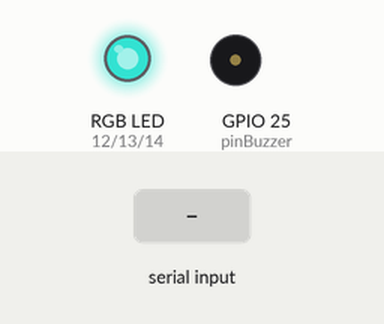
This sketch was run on a simulated ESP32. On the bench: an RGB LED mixed from three pins (HIGH = lit), buzzer (waves = sounding, pin HIGH). The test bench sets the inputs (shaded band). Dim RGB values are drawn brighter than linear; nothing arrives over Bluetooth unless stated.

Above: at 1.2 s.
1.3 s: "ON1" received over the second serial link
At 3.5 s:
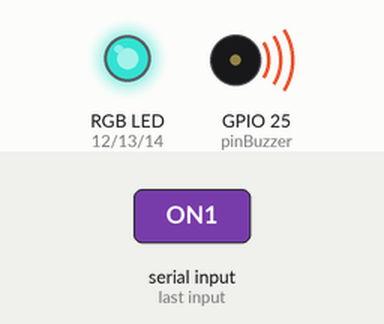
3.8 s: "90,45,200\n" received over the second serial link
At 5.5 s:
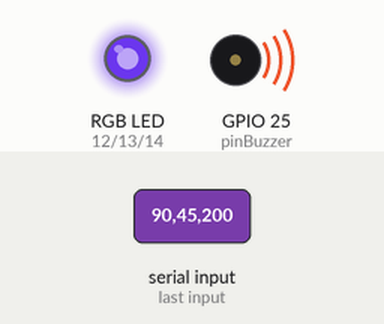
6.3 s: "OFF1" received over the second serial link
At 8.5 s:
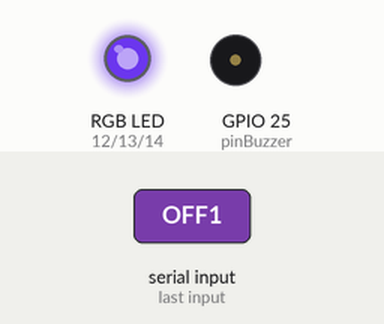
8.8 s: "30,150,10\n" received over the second serial link
At 10.5 s:
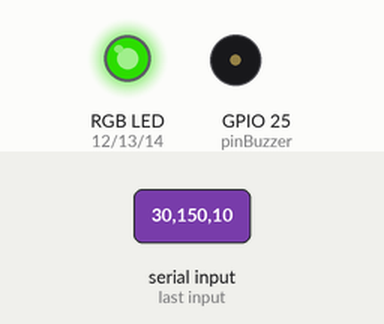
11.3 s: "ON2" received over the second serial link
At 13.5 s:
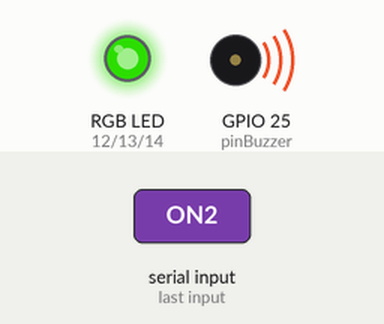
13.8 s: "OFF2" received over the second serial link
At 15.5 s:
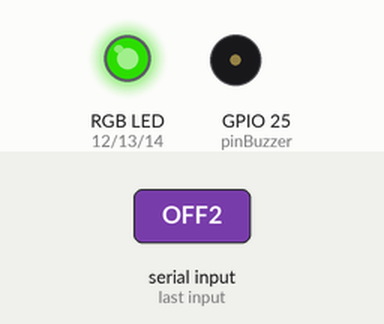
Timing chart, 0 to 17.0 s (numbered marks = the images above; inputs shaded):
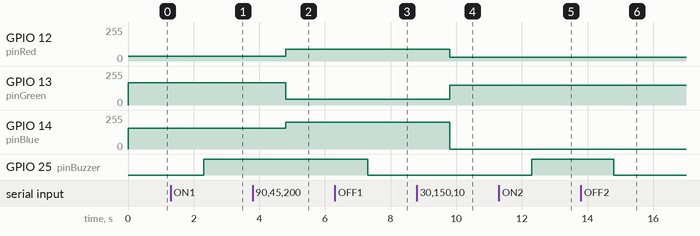

Measured:
- after the input at 1.3 s, GPIO 25 (pinBuzzer): LOW → HIGH after 1.0 s
- after the input at 3.8 s, GPIO 12 (pinRed): 37/255 → 90/255 after 1.0 s; GPIO 13 (pinGreen): 166/255 → 45/255 after 1.0 s; GPIO 14 (pinBlue): 154/255 → 200/255 after 1.0 s
- after the input at 6.3 s, GPIO 25 (pinBuzzer): HIGH → LOW after 1.0 s
- after the input at 8.8 s, GPIO 12 (pinRed): 90/255 → 30/255 after 1.0 s; GPIO 13 (pinGreen): 45/255 → 150/255 after 1.0 s; GPIO 14 (pinBlue): 200/255 → 0/255 after 1.0 s
- after the input at 11.3 s, GPIO 25 (pinBuzzer): LOW → HIGH after 1.0 s
- after the input at 13.8 s, GPIO 25 (pinBuzzer): HIGH → LOW after 1.0 s

The sketch:

S1_Code_class5_PT6-PT9.ino
```cpp
#include "BluetoothSerial.h"

BluetoothSerial SerialBT;

// PIN Komponen (Sesuai proyekmu)
const int pinRed = 12;
const int pinGreen = 13;
const int pinBlue = 14;
const int pinBuzzer = 25; // Mengontrol buzzer

void setup() {
  // Memulai Bluetooth dengan nama Tbot
  SerialBT.begin("Tbot_Kelas5");

  // Mengatur semua PIN sebagai OUTPUT
  pinMode(pinRed, OUTPUT);
  pinMode(pinGreen, OUTPUT);
  pinMode(pinBlue, OUTPUT);
  pinMode(pinBuzzer, OUTPUT);

  // Set warna awal (Bawaan contoh developer)
  setColor(37, 166, 154);
}

void loop() {
  // Jika ada data masuk dari Bluetooth HP
  if (SerialBT.available() > 0) {
    // Membaca semua data yang tersedia di buffer saat itu
    String command = SerialBT.readString();
    command.trim(); // Membersihkan sisa spasi tak terlihat

    // --- 1. FITUR RGB PICKER (Format 9 Digit Angka) ---
    if (command.length() == 9) {
      int redValue = command.substring(0, 3).toInt();
      int greenValue = command.substring(3, 6).toInt();
      int blueValue = command.substring(6).toInt();
      setColor(redValue, greenValue, blueValue);
    }

    // --- 2. FITUR SWITCH 1 SAMPAI 10 (Menggunakan indexOf) ---
    // Jika teks di dalam kurung ditemukan di dalam variabel 'command'
    else if (command.indexOf("ON1") >= 0)  { digitalWrite(pinBuzzer, HIGH); }
    else if (command.indexOf("OFF1") >= 0) { digitalWrite(pinBuzzer, LOW); }

    else if (command.indexOf("ON2") >= 0)  { digitalWrite(pinBuzzer, HIGH); }
    else if (command.indexOf("OFF2") >= 0) { digitalWrite(pinBuzzer, LOW); }

    else if (command.indexOf("ON3") >= 0)  { digitalWrite(pinBuzzer, HIGH); }
    else if (command.indexOf("OFF3") >= 0) { digitalWrite(pinBuzzer, LOW); }

    else if (command.indexOf("ON4") >= 0)  { digitalWrite(pinBuzzer, HIGH); }
    else if (command.indexOf("OFF4") >= 0) { digitalWrite(pinBuzzer, LOW); }

    else if (command.indexOf("ON5") >= 0)  { digitalWrite(pinBuzzer, HIGH); }
    else if (command.indexOf("OFF5") >= 0) { digitalWrite(pinBuzzer, LOW); }

    else if (command.indexOf("ON6") >= 0)  { digitalWrite(pinBuzzer, HIGH); }
    else if (command.indexOf("OFF6") >= 0) { digitalWrite(pinBuzzer, LOW); }

    else if (command.indexOf("ON7") >= 0)  { digitalWrite(pinBuzzer, HIGH); }
    else if (command.indexOf("OFF7") >= 0) { digitalWrite(pinBuzzer, LOW); }

    else if (command.indexOf("ON8") >= 0)  { digitalWrite(pinBuzzer, HIGH); }
    else if (command.indexOf("OFF8") >= 0) { digitalWrite(pinBuzzer, LOW); }

    else if (command.indexOf("ON9") >= 0)  { digitalWrite(pinBuzzer, HIGH); }
    else if (command.indexOf("OFF9") >= 0) { digitalWrite(pinBuzzer, LOW); }

    else if (command.indexOf("ON10") >= 0) { digitalWrite(pinBuzzer, HIGH); }
    else if (command.indexOf("OFF10") >= 0) { digitalWrite(pinBuzzer, LOW); }

    // --- 3. FITUR TERMINAL ---
    else if (command.indexOf("speaker") >= 0) {
      digitalWrite(pinBuzzer, HIGH);
      SerialBT.println("speaker aktif");
      delay(1000);
      digitalWrite(pinBuzzer, LOW);
    }
  }
}

void setColor(int red, int green, int blue) {
  analogWrite(pinRed, red);
  analogWrite(pinGreen, green);
  analogWrite(pinBlue, blue);
}
```
